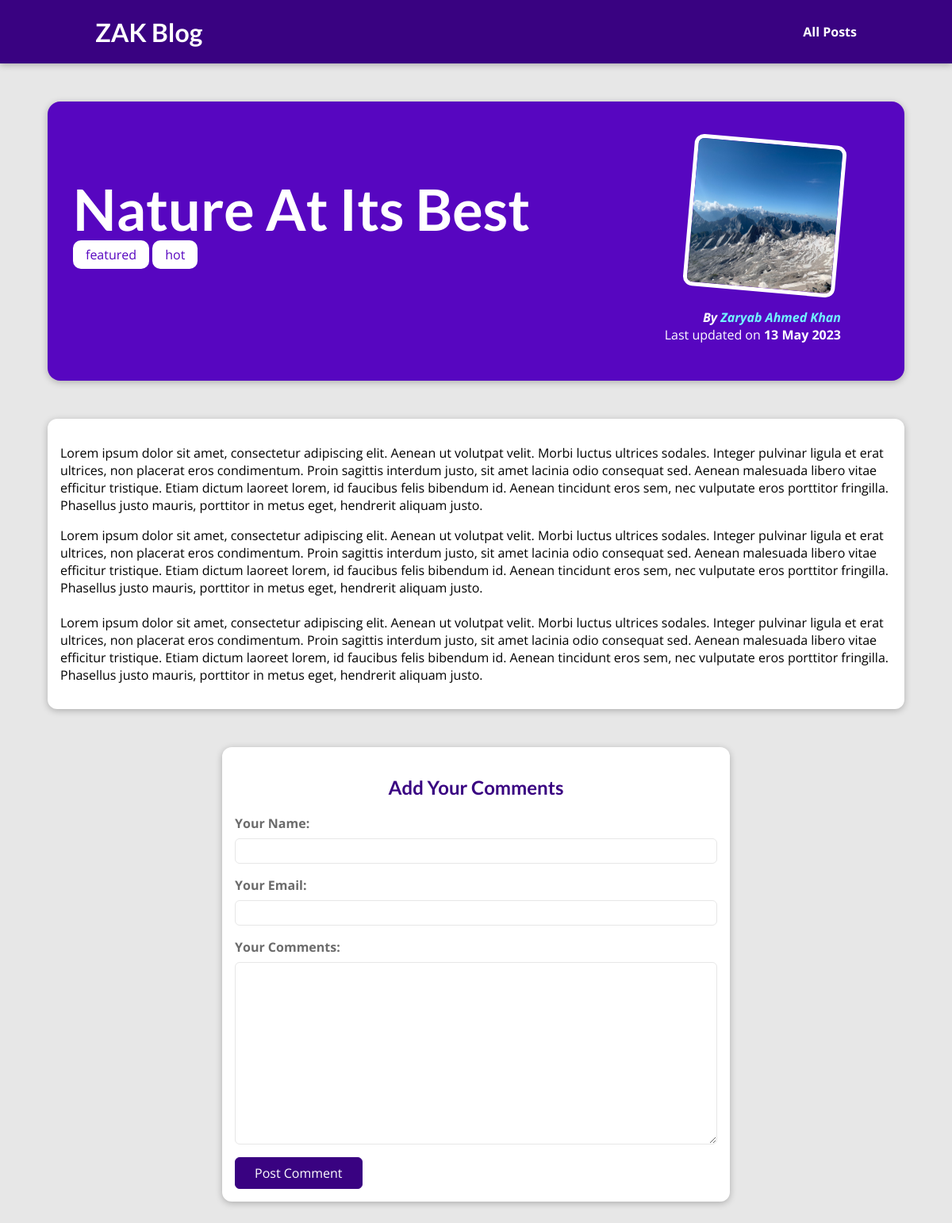
Page /posts/nature-at-its-best on the earlier database version.
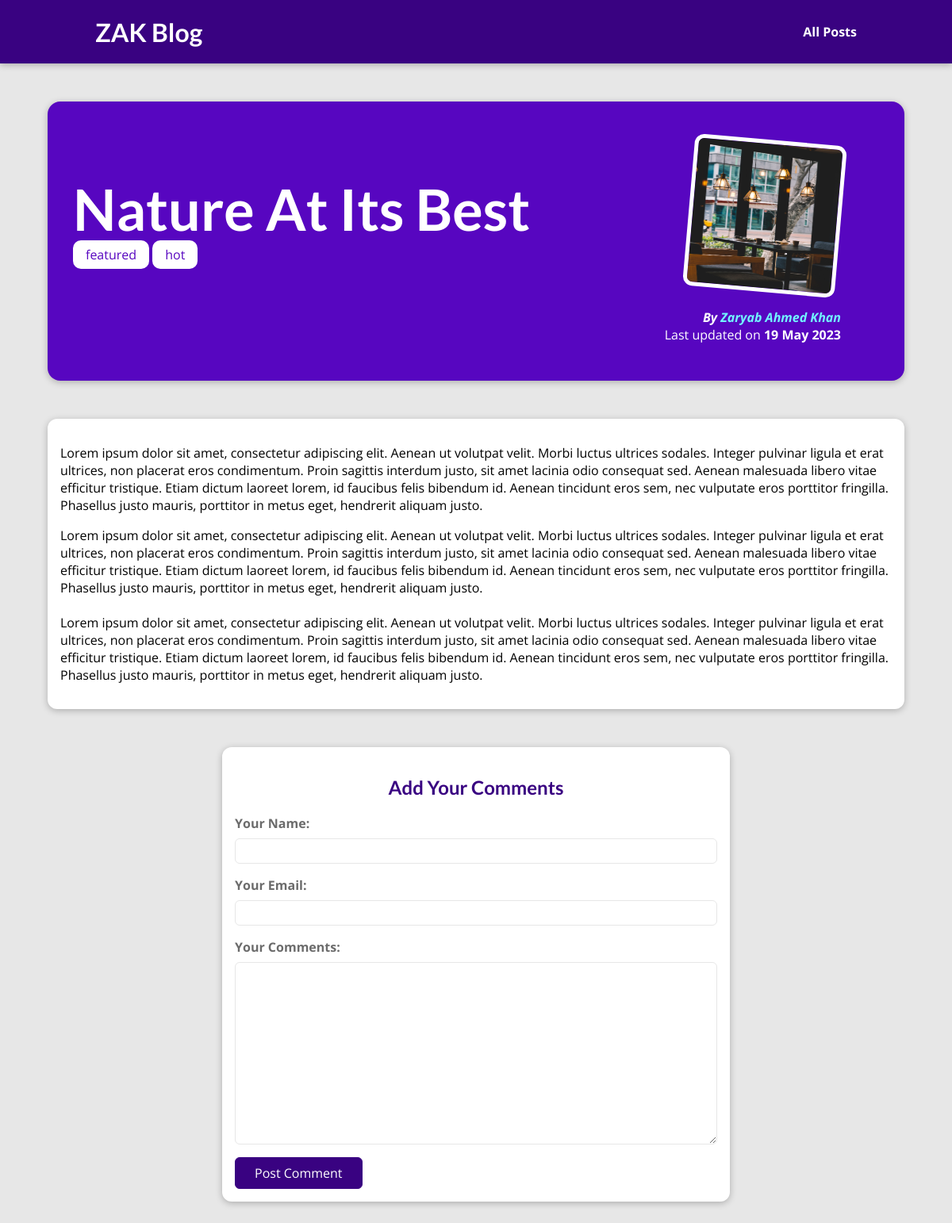
Same page on the later database version.
### blog/models.py (models this page shows, shortened)
class Blog(models.Model):
    image = models.ImageField(upload_to="posts", null=True)
    date = models.DateField(auto_now=True)
    title = models.CharField(max_length=50)
    excerpt = models.CharField(max_length=200)
    content = models.TextField(max_length=5000, validators=[
                               MinLengthValidator(100)])
    slug = models.SlugField(default="", blank=True,
                            null=False, db_index=True, unique=True)
    author = models.ForeignKey(Author, null=True, on_delete=models.SET_NULL,)
    tags = models.ManyToManyField(Tag)

class Author(models.Model):
    first_name = models.CharField(max_length=50)
    last_name = models.CharField(max_length=50)
    email_address = models.EmailField(blank=True, null=True)
    def full_name(self):
        return f"{self.first_name} {self.last_name}"
    def __str__(self):
        return self.full_name()

### blog/views.py (the view)
# urls.py: path("posts/<slug:slug>", views.PostDetailView.as_view(), name="post-detail")
class PostDetailView(DetailView):
    model = Blog
    template_name = "blog/post-detail.html"
    context_object_name = "post"
    def get_context_data(self, **kwargs):
        comment_form = CommentForm()
        context = super().get_context_data(**kwargs)
        context["post_tags"] = self.object.tags.all()
        context["comment_form"] = comment_form
        return context

### blog/forms.py
class CommentForm(forms.ModelForm):
    class Meta:
        model = Comment  # form based on Comment model
        exclude = ["post"]  # include all field except "post"
        labels = {  # setting custom label names
            "user_name": "Your Name",
            "user_email": "Your Email",
            "text": "Your Comments"
        }

### blog/templates/blog/post-detail.html (shortened to what this page needs)
{% extends 'base.html' %}
{% load static %}
{% block css_files %}
<link rel="stylesheet" href="{% static 'blog/post-detail.css' %}"/>
{% endblock  %}
{% block content %}
<section id="summary">
    <h2>{{post.title}}</h2>
    {% for tag in post_tags %}
    <span class="tag">{{tag.name}}</span>
    {% endfor %}
    <article>
        <img src="{{post.image.url}}" alt={{post.title}}/>
        <address>By <a href="mailto:{{post.author.email}}">{{post.author|title}}</a></address>
        <div>
            Last updated on <time>{{post.date|date:"d  M Y"}}</time>
        </div>
    </article>
</section>
<main>
  <p> {{post.content|linebreaks}}<p>
</main>
<section id="comment_form">
    <h2>Add Your Comments</h2>
    <form >
        {% for form_field in comment_form %}
        <div class="form-control">
            {{form_field.label_tag}}
            {{form_field}}
        </div>
        {% endfor %}
        <button>Post Comment</button>
    </form>
</section>
{% endblock %}

Differences in the rows shown:
changed Blog "Nature At Its Best": image: a different picture; date "13 May 2023" → "19 May 2023"
